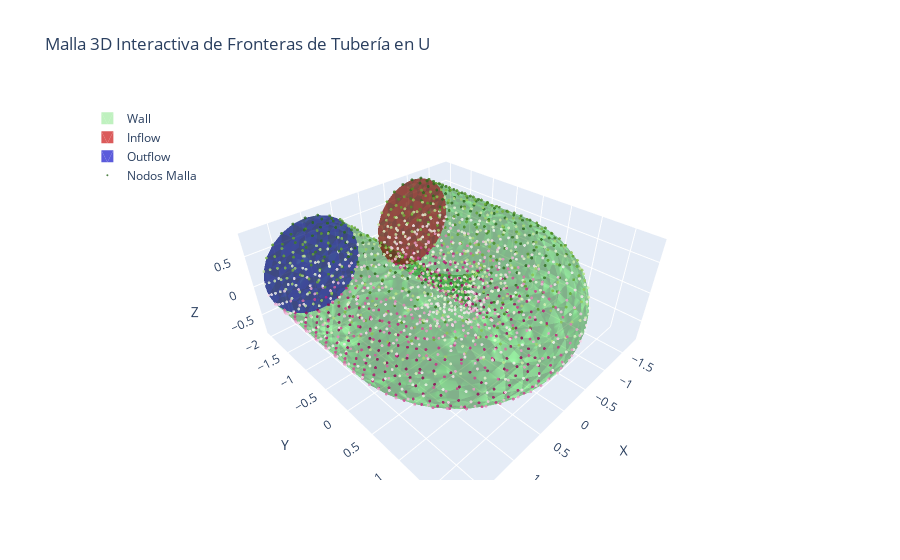

Notebook cell for this chart:
### Code cell
# Graficar malla y boundary facets
facets = mesh.facets
nodes  = mesh.p


def get_mesh_data(indices_facets):  
    if indices_facets.size == 0:
        return None
        
    # Extraer las facetas que corresponden a los índices calculados
    facet_indices = facets[:, indices_facets]
    
    x = nodes[0, :]
    y = nodes[1, :]
    z = nodes[2, :]
    
    i = facet_indices[0, :]
    j = facet_indices[1, :]
    k = facet_indices[2, :]
    
    return x, y, z, i, j, k


traces = []

# Wall
wall_data = get_mesh_data(wall)
if wall_data:
    x, y, z, i, j, k = wall_data
    traces.append(
        go.Mesh3d(
            x=x, y=y, z=z, i=i, j=j, k=k,
            color='rgba(0, 200, 0, 0.5)',
            opacity=0.5,
            name='Wall',
            showlegend=True,
            lighting=dict(ambient=0.5, diffuse=0.5, specular=0.8)
        )
    )

# Inflow
inflow_data = get_mesh_data(inflow)
if inflow_data:
    x, y, z, i, j, k = inflow_data
    traces.append(
        go.Mesh3d(
            x=x, y=y, z=z, i=i, j=j, k=k,
            color='rgba(200, 0, 0, 0.8)',
            opacity=0.8,
            name='Inflow',
            showlegend=True,
            lighting=dict(ambient=0.5, diffuse=0.5, specular=0.8)
        )
    )

# Outflow
outflow_data = get_mesh_data(outflow)
if outflow_data:
    x, y, z, i, j, k = outflow_data
    traces.append(
        go.Mesh3d(
            x=x, y=y, z=z, i=i, j=j, k=k,
            color='rgba(0, 0, 200, 0.8)',
            opacity=0.8,
            name='Outflow',
            showlegend=True,
            lighting=dict(ambient=0.5, diffuse=0.5, specular=0.8)
        )
    )

# Nodos de la malla
traces.append(
    go.Scatter3d(
        x=nodes[0, :],
        y=nodes[1, :],
        z=nodes[2, :],
        mode='markers',
        marker=dict(
            size=1,
            color=nodes[2, :],
            opacity=0.8
        ),
        name='Nodos Malla',
        showlegend=True
    )
)

fig = go.Figure(data=traces)

fig.update_layout(
    title='Malla 3D Interactiva de Fronteras de Tubería en U',
    scene=dict(
        xaxis_title='X',
        yaxis_title='Y',
        zaxis_title='Z',
        aspectmode='data'
    ),
    showlegend=True,
    legend=dict(
        yanchor="top",
        y=0.99,
        xanchor="left",
        x=0.01
    )
)

fig.show()

### Figure 1 — Plotly figure (JSON) as saved in the notebook; plotly's stock layout.template omitted (floating-point values rounded to 4 significant figures; data arrays with more than 128 entries replaced by an {"elided": "..."} marker saying what was removed)
{"data": [{"color": "rgba(0, 200, 0, 0.5)", "i": {"elided": "2212 int values"}, "j": {"elided": "2212 int values"}, "k": {"elided": "2212 int values"}, "lighting": {"ambient": 0.5, "diffuse": 0.5, "specular": 0.8}, "name": "Wall", "opacity": 0.5, "showlegend": true, "type": "mesh3d", "x": {"elided": "1827 float values"}, "y": {"elided": "1827 float values"}, "z": {"elided": "1827 float values"}}, {"color": "rgba(200, 0, 0, 0.8)", "i": [4, 4, 145, 145, 146, 146, 147, 148, 148, 149, 149, 150, 151, 151, 152, 152, 153, 154, 154, 155, 155, 156, 156, 157, 157, 158, 159, 159, 160, 160, 161, 162, 162, 163, 163, 164, 164, 165, 166, 166, 167, 167, 168, 1167, 1167, 1168, 1168, 1169, 1170, 1170, 1170, 1171, 1172, 1172, 1173, 1174, 1174, 1175, 1175, 1176, 1176, 1177, 1178, 1178, 1179, 1179, 1180, 1180, 1181, 1181, 1182, 1183, 1183, 1184, 1185, 1185, 1186, 1187, 1187, 1188, 1189, 1189, 1189, 1190, 1191, 1191, 1191, 1193, 1193, 1193, 1195, 1195, 1197, 1197, 1198, 1199, 1199, 1200, 1201], "j": [145, 168, 146, 1167, 147, 1168, 148, 149, 1169, 150, 1170, 151, 152, 1171, 153, 1172, 154, 155, 1173, 156, 1174, 157, 1175, 158, 1176, 159, 160, 1177, 161, 1178, 162, 163, 1179, 164, 1180, 165, 1181, 166, 167, 1182, 168, 1183, 1167, 1168, 1184, 1169, 1185, 1170, 1171, 1186, 1188, 1172, 1173, 1187, 1174, 1175, 1187, 1176, 1189, 1177, 1189, 1178, 1179, 1191, 1180, 1191, 1181, 1193, 1182, 1193, 1183, 1184, 1195, 1185, 1186, 1195, 1197, 1188, 1190, 1197, 1190, 1192, 1199, 1201, 1192, 1194, 1199, 1194, 1196, 1200, 1196, 1198, 1198, 1201, 1200, 1202, 1203, 1202, 1203], "k": [1167, 1167, 1168, 1168, 1169, 1169, 1169, 1170, 1170, 1171, 1171, 1171, 1172, 1172, 1173, 1173, 1173, 1174, 1174, 1175, 1175, 1176, 1176, 1177, 1177, 1177, 1178, 1178, 1179, 1179, 1179, 1180, 1180, 1181, 1181, 1182, 1182, 1182, 1183, 1183, 1184, 1184, 1184, 1185, 1185, 1186, 1186, 1186, 1188, 1197, 1197, 1188, 1187, 1188, 1187, 1190, 1190, 1189, 1190, 1192, 1192, 1192, 1191, 1192, 1194, 1194, 1193, 1194, 1196, 1196, 1196, 1195, 1196, 1195, 1198, 1198, 1198, 1201, 1201, 1201, 1203, 1199, 1203, 1203, 1199, 1202, 1202, 1202, 1200, 1202, 1200, 1200, 1204, 1204, 1204, 1204, 1204, 1204, 1204], "lighting": {"ambient": 0.5, "diffuse": 0.5, "specular": 0.8}, "name": "Inflow", "opacity": 0.8, "showlegend": true, "type": "mesh3d", "x": {"elided": "1827 float values"}, "y": {"elided": "1827 float values"}, "z": {"elided": "1827 float values"}}, {"color": "rgba(0, 0, 200, 0.8)", "i": [0, 0, 5, 5, 6, 6, 7, 8, 8, 9, 9, 10, 11, 11, 12, 12, 13, 14, 14, 15, 15, 16, 16, 17, 18, 18, 19, 19, 20, 20, 21, 22, 22, 23, 23, 24, 25, 25, 26, 26, 27, 27, 28, 169, 169, 170, 170, 171, 172, 172, 173, 173, 174, 174, 175, 176, 176, 177, 177, 178, 179, 179, 180, 180, 181, 182, 182, 183, 184, 184, 185, 185, 186, 187, 187, 188, 188, 189, 189, 190, 191, 191, 192, 193, 193, 194, 195, 196, 196, 197, 197, 199, 200, 200, 201], "j": [5, 28, 6, 169, 7, 170, 8, 9, 171, 10, 172, 11, 12, 173, 13, 174, 14, 15, 175, 16, 176, 17, 177, 18, 19, 178, 20, 179, 21, 180, 22, 23, 181, 24, 182, 25, 26, 183, 27, 184, 28, 185, 169, 170, 186, 171, 187, 172, 173, 187, 174, 188, 175, 189, 176, 177, 190, 178, 191, 179, 180, 192, 181, 193, 182, 183, 194, 184, 185, 195, 186, 196, 197, 188, 198, 189, 200, 190, 200, 191, 192, 201, 193, 194, 199, 195, 196, 197, 199, 198, 203, 202, 201, 203, 202], "k": [169, 169, 170, 170, 171, 171, 171, 172, 172, 173, 173, 173, 174, 174, 175, 175, 175, 176, 176, 177, 177, 178, 178, 178, 179, 179, 180, 180, 181, 181, 181, 182, 182, 183, 183, 183, 184, 184, 185, 185, 186, 186, 186, 198, 198, 187, 198, 187, 188, 188, 189, 189, 190, 190, 190, 191, 191, 192, 192, 192, 193, 193, 194, 194, 194, 195, 195, 195, 196, 196, 197, 197, 198, 204, 204, 200, 204, 201, 201, 201, 202, 202, 202, 199, 202, 199, 199, 203, 203, 204, 204, 203, 203, 204, 203], "lighting": {"ambient": 0.5, "diffuse": 0.5, "specular": 0.8}, "name": "Outflow", "opacity": 0.8, "showlegend": true, "type": "mesh3d", "x": {"elided": "1827 float values"}, "y": {"elided": "1827 float values"}, "z": {"elided": "1827 float values"}}, {"marker": {"color": {"elided": "1827 float values"}, "opacity": 0.8, "size": 1}, "mode": "markers", "name": "Nodos Malla", "showlegend": true, "type": "scatter3d", "x": {"elided": "1827 float values"}, "y": {"elided": "1827 float values"}, "z": {"elided": "1827 float values"}}], "layout": {"legend": {"x": 0.01, "xanchor": "left", "y": 0.99, "yanchor": "top"}, "scene": {"aspectmode": "data", "xaxis": {"title": {"text": "X"}}, "yaxis": {"title": {"text": "Y"}}, "zaxis": {"title": {"text": "Z"}}}, "showlegend": true, "title": {"text": "Malla 3D Interactiva de Fronteras de Tubería en U"}}}
